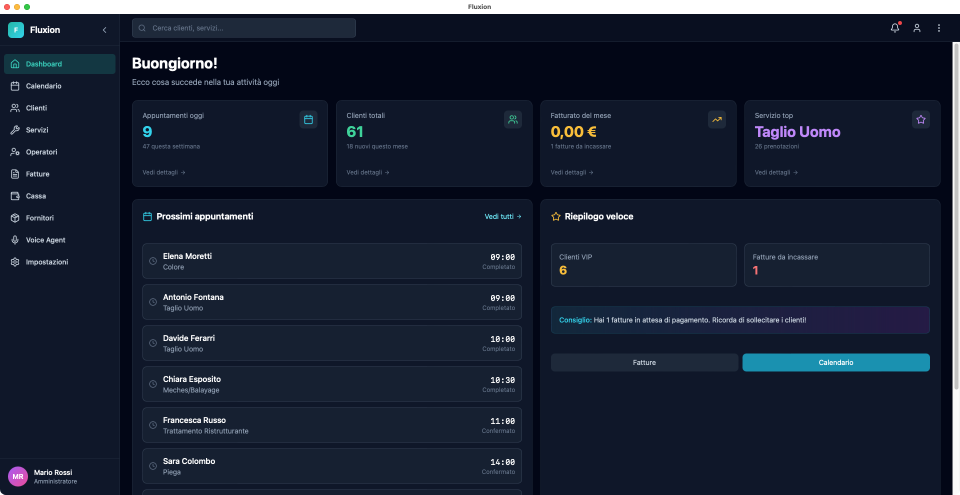
#> input picture landing/screenshots/01-dashboard.png, 1920 x 989 px (shown at 1/2 size)
$ python -i create-demo-video.py   (imports and definitions only)
#> lines starting #> are read from the running program, lines starting #| are printed output that depends on the picture
#!/usr/bin/env python3
"""
FLUXION Demo Video Creator — V4 "Lasciali a Bocca Aperta"
Pipeline SEMPLIFICATA: screenshot REALI statici + crossfade + voiceover Edge-TTS.

V4 rules (from V3 lessons):
  - ZERO card Pillow (all 15 scenes use REAL screenshots)
  - ZERO zoompan (static images, crossfade between clips)
  - ZERO ristorante (not our vertical)
  - Logo burned via Pillow on every frame
  - Single Edge-TTS voiceover per scene
  - Simple xfade dissolve transitions
  - H.264 High Profile YouTube-optimized output

Usage: python3 scripts/create-demo-video.py
"""

import asyncio
import json
import os
import subprocess
import sys
import tempfile
from pathlib import Path

# Paths
BASE = Path(__file__).resolve().parent.parent
SCREENSHOTS = BASE / "landing" / "screenshots"
LOGO = BASE / "landing" / "assets" / "logo.png"
OUTPUT = BASE / "landing" / "assets"
# [1 line not run here, left out]

# TTS config
VOICE = "it-IT-IsabellaNeural"
RATE = "-5%"

# Video config
CROSSFADE_DUR = 0.5  # seconds between scenes


# ============================================================
# V4 STORYBOARD — 15 scene, SOLO screenshot reali
# From: scripts/VIDEO_SCREENPLAY_V4.md
# ============================================================

SCENES = [
    # SCENA 1 — HOOK (dashboard sfocato leggero)
    {
        "id": "hook",
        "image": "01-dashboard.png",
        "blur": True,  # leggero blur per mood drammatico
        "text": (
            "Il telefono squilla. Hai le mani occupate. "
            "Non puoi rispondere. "
            "Quel cliente ha gia' chiamato qualcun altro."
        ),
        "chapter": "Il Problema",
        "padding": 1.0,
    },
    # SCENA 2 — AGITAZIONE (dashboard full sharp)
    {
        "id": "agitazione",
        "image": "01-dashboard.png",
        "text": (
            "Un cliente perso al giorno sono duecentocinquanta clienti all'anno. "
            "A trenta euro di media, sono settemilacinquecento euro buttati. "
            "E intanto, una receptionist ti costerebbe novecento euro al mese."
        ),
        "padding": 1.0,
    },
    # SCENA 3 — DASHBOARD
    {
        "id": "dashboard",
        "image": "01-dashboard.png",
        "text": (
            "Ecco FLUXION. Appena lo apri, la dashboard ti mostra tutto. "
            "Appuntamenti di oggi, clienti totali, fatturato del mese, "
            "e il servizio piu' richiesto. Tutto in un colpo d'occhio."
        ),
        "chapter": "La Dashboard",
        "padding": 0.8,
    },
    # SCENA 4 — CALENDARIO
    {
        "id": "calendario",
        "image": "02-calendario.png",
        "text": (
            "Il calendario. Vista settimanale, mensile, giornaliera. "
            "Per creare un appuntamento basta cliccare Nuovo Appuntamento. "
            "Scegli il cliente, il servizio, l'operatore, l'orario. "
            "Fatto. Due click."
        ),
        "chapter": "Il Calendario",
        "padding": 0.8,
    },
    # SCENA 5 — CLIENTI
    {
        "id": "clienti",
        "image": "03-clienti.png",
        "text": (
            "La rubrica clienti. Nome, telefono, email, punteggio fedelta'. "
            "Clicchi su un cliente e vedi tutto: "
            "lo storico visite, le preferenze, le note. "
            "Sai esattamente cosa ha fatto l'ultima volta."
        ),
        "chapter": "I Clienti",
        "padding": 0.8,
    },
    # SCENA 6 — SCHEDA PARRUCCHIERE
    {
        "id": "parrucchiere",
        "image": "13-scheda-parrucchiere.png",
        "text": (
            "Sei parrucchiere? Ogni cliente ha la sua scheda. "
            "Tipo di taglio, colore preferito, allergie ai prodotti. "
            "La prossima volta sai gia' cosa vuole. "
            "Sara risponde al telefono per te."
        ),
        "chapter": "Per il Tuo Settore",
        "padding": 0.8,
    },
    # SCENA 7 — SCHEDA VEICOLI
    {
        "id": "veicoli",
        "image": "14-scheda-veicoli.png",
        "text": (
            "Hai un'officina? La scheda veicolo tiene tutto: "
            "targa, chilometri, tagliandi, assicurazione. "
            "Sara prende l'appuntamento e salva il modello dell'auto. "
            "Tu non hai mosso un dito."
        ),
        "padding": 0.8,
    },
    # SCENA 8 — SCHEDA ODONTOIATRICA
    {
        "id": "odontoiatrica",
        "image": "15-scheda-odontoiatrica.png",
        "text": (
            "Studio medico? Anamnesi, allergie, piano terapeutico. "
            "Tutto nella scheda odontoiatrica. "
            "Il promemoria WhatsApp parte ventiquattro ore prima. "
            "La poltrona non resta vuota."
        ),
        "padding": 0.8,
    },
    # SCENA 9 — SARA VOICE
    {
        "id": "sara",
        "image": "08-voice.png",
        "text": (
            "E poi c'e' Sara. La tua receptionist che non va mai in ferie. "
            "Risponde al telefono ventiquattro ore su ventiquattro, "
            "in italiano perfetto. "
            "Capisce cosa vuole il cliente, prenota, "
            "e manda conferma WhatsApp. Tutto in automatico."
        ),
        "chapter": "Sara, la Tua Assistente",
        "padding": 1.0,
    },
    # SCENA 10 — SARA COSTO
    {
        "id": "sara_costo",
        "image": "08-voice.png",
        "text": (
            "Come avere una segretaria. "
            "Ma non costa novecento euro al mese. "
            "E' inclusa nella licenza FLUXION. Per sempre."
        ),
        "padding": 1.0,
    },
    # SCENA 11 — CASSA
    {
        "id": "cassa",
        "image": "07-cassa.png",
        "text": (
            "La cassa. A fine giornata sai esattamente quanto hai incassato. "
            "Contanti, carte, Satispay. Ogni transazione registrata."
        ),
        "chapter": "Cassa e Report",
        "padding": 0.6,
    },
    # SCENA 12 — ANALYTICS
    {
        "id": "analytics",
        "image": "10-analytics.png",
        "text": (
            "I report mensili. Fatturato, appuntamenti, top servizi, "
            "classifica operatori. "
            "Sai chi rende e dove investire."
        ),
        "padding": 0.6,
    },
    # SCENA 13 — SERVIZI
    {
        "id": "servizi",
        "image": "04-servizi.png",
        "text": (
            "Il listino servizi con prezzi e durate. "
            "Gli operatori con ruoli e specializzazioni. "
            "Tutto organizzato, tutto in italiano."
        ),
        "padding": 0.6,
    },
    # SCENA 14 — PREZZO
    {
        "id": "prezzo",
        "image": "01-dashboard.png",
        "text": (
            "Un gestionale in abbonamento ti costa seicento euro all'anno. "
            "In tre anni, milleottocento euro. E non sara' mai tuo. "
            "FLUXION costa quattrocentonovantasette euro. "
            "Una volta. Per sempre. Si ripaga in tre settimane."
        ),
        "chapter": "Il Prezzo",
        "padding": 1.0,
    },
    # SCENA 15 — CTA
    {
        "id": "cta",
        "image": "01-dashboard.png",
        "text": (
            "FLUXION. Paghi una volta, usi per sempre. "
            "Nessun abbonamento. Nessuna commissione. "
            "Trenta giorni soddisfatti o rimborsati."
        ),
        "chapter": "Inizia Ora",
        "padding": 1.5,
    },
]


# ============================================================
# PILLOW HELPERS — Solo logo burn (ZERO card generators)
# ============================================================

def burn_logo(img, logo_path, size=64, opacity=0.7):
    """Burn FLUXION logo onto a PIL Image (top-left). Returns modified image."""
    from PIL import Image
    if not os.path.exists(logo_path):
        return img

    logo = Image.open(logo_path).convert("RGBA")
    logo = logo.resize((size, size), Image.LANCZOS)

    if opacity < 1.0:
        alpha = logo.split()[3]
        alpha = alpha.point(lambda p: int(p * opacity))
        logo.putalpha(alpha)

    img_rgba = img.convert("RGBA")
    margin = 24
    img_rgba.paste(logo, (margin, margin), logo)
    return img_rgba.convert("RGB")


# [16 lines left out: function prepare_image, not called in this run]


# ============================================================
# TTS + FFMPEG
# ============================================================

# [11 lines not run here, left out]


# [113 lines left out: functions make_static_clip, format_srt_time, format_chapter_time, generate_srt, generate_youtube_metadata, not called in this run]


def create_thumbnail(logo_path, output_path):
    """YouTube thumbnail 1280x720 from dashboard screenshot."""
#> called with logo_path = '../landing/screenshots/01-dashboard.png', output_path = 'out.png'
    from PIL import Image, ImageDraw, ImageFont

    dashboard = SCREENSHOTS / "01-dashboard.png"
    if not dashboard.exists():
        return

    img = Image.open(str(dashboard)).convert("RGB")
    img = img.resize((1280, 720), Image.LANCZOS)
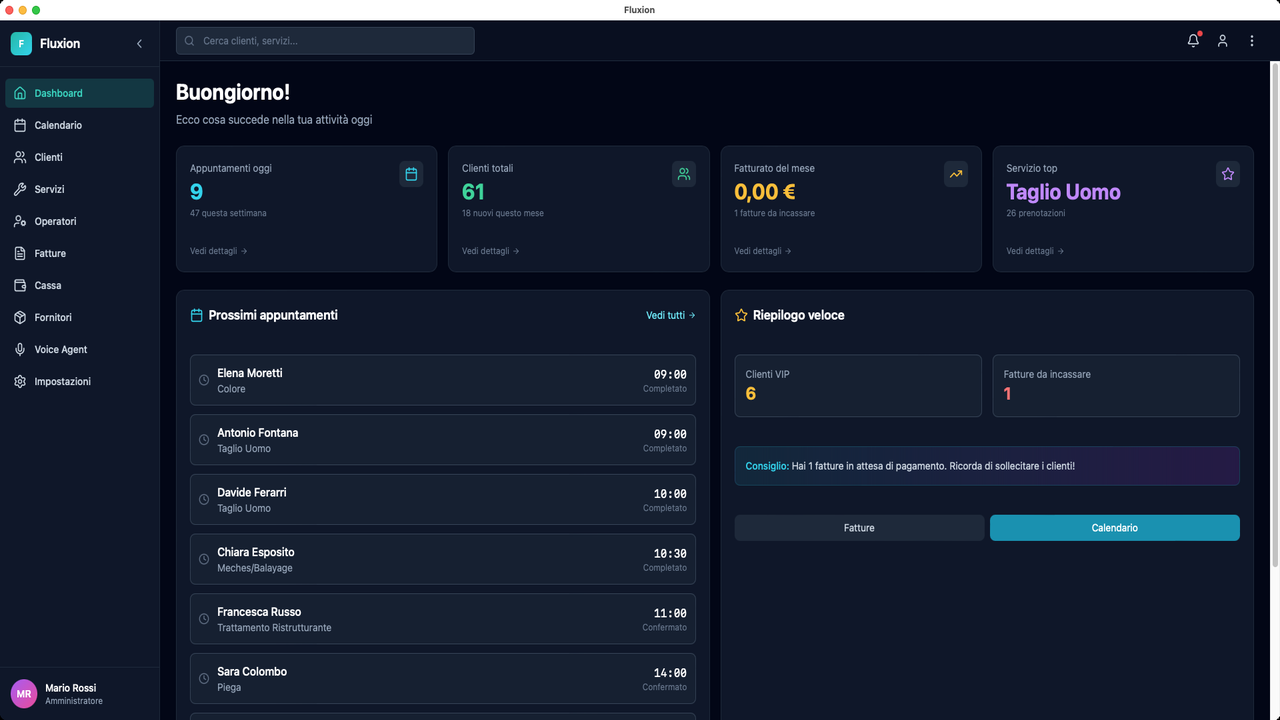
#> img: PIL image 1280x720 RGB; mean R, G, B 26.3, 34.7, 51.7

    # Dark gradient overlay bottom
    overlay = Image.new("RGBA", (1280, 250), (0, 0, 0, 200))
    img_rgba = img.convert("RGBA")
    img_rgba.paste(overlay, (0, 470), overlay)
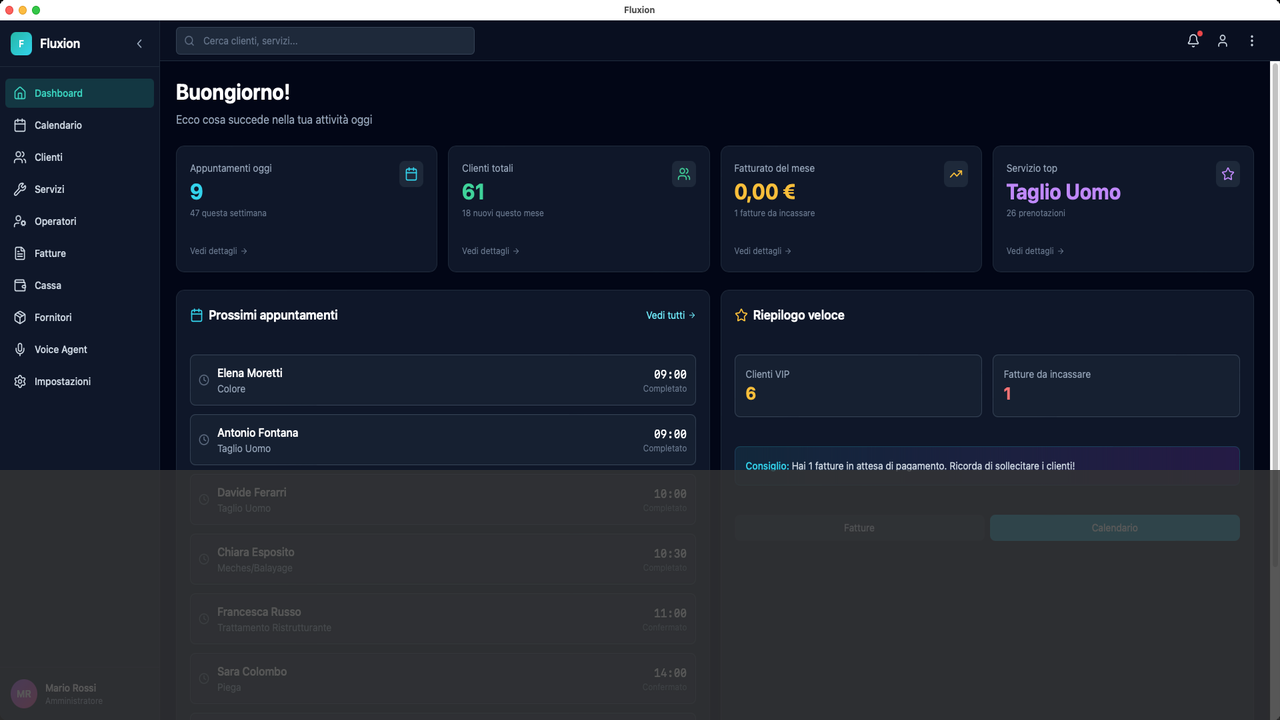
#> img_rgba: PIL image 1280x720 RGBA; mean R, G, B, A 20.2, 25.8, 38, 240.1; transparent parts drawn white
    img = img_rgba.convert("RGB")
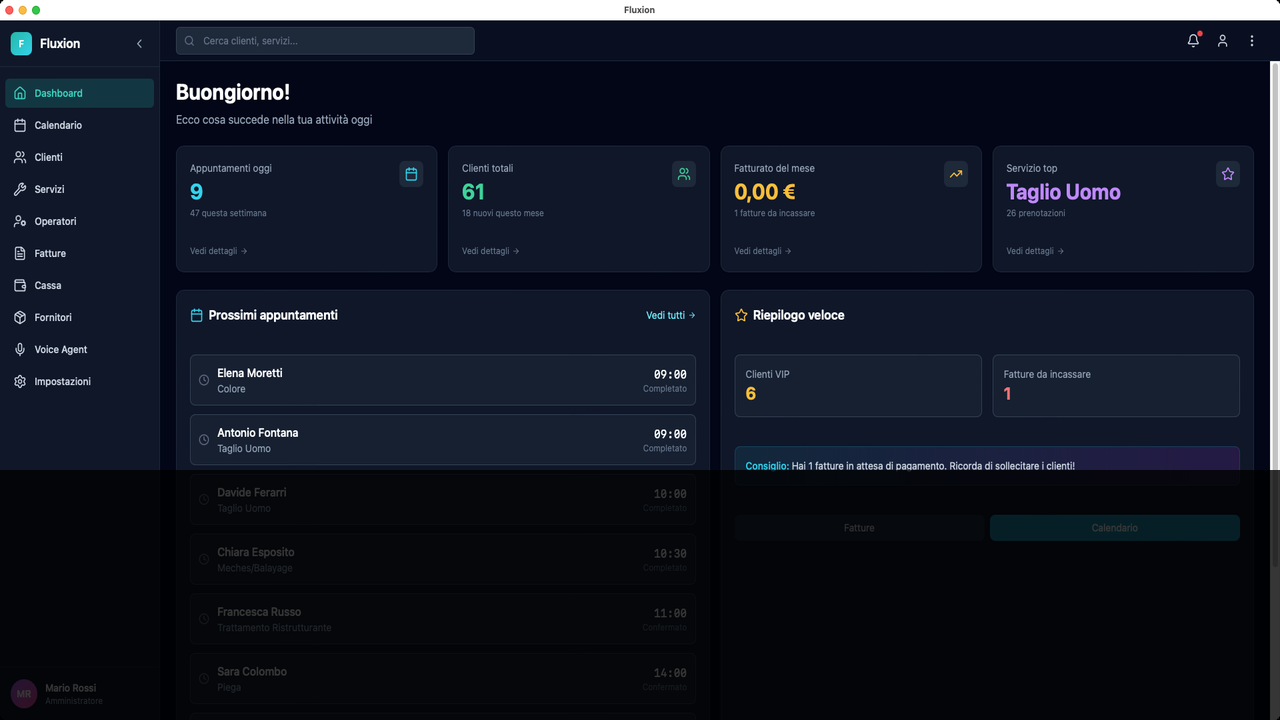
#> img: PIL image 1280x720 RGB; mean R, G, B 20.2, 25.8, 38
    draw = ImageDraw.Draw(img)

    def _font(size):
#> called with size = 64
        for fp in ["/System/Library/Fonts/Helvetica.ttc",
                   "/System/Library/Fonts/SFNSDisplay.ttf",
                   "/Library/Fonts/Arial.ttf"]:
            if os.path.exists(fp):
                return ImageFont.truetype(fp, size)
        return ImageFont.load_default()

    draw.text((640, 540), "FLUXION", fill=(255, 255, 255),
              font=_font(64), anchor="mm")
    draw.text((640, 600), "Il Gestionale per la Tua Attivit\u00e0 \u00b7 Da \u20ac497",
              fill=(6, 182, 212), font=_font(30), anchor="mm")
    draw.text((640, 650), "Parrucchieri \u00b7 Officine \u00b7 Cliniche \u00b7 Centri Estetici",
              fill=(148, 163, 184), font=_font(22), anchor="mm")

    # Play button center
    cx, cy = 640, 280
    r = 52
    draw.ellipse([(cx - r, cy - r), (cx + r, cy + r)],
                 fill=(6, 182, 212), outline=(255, 255, 255), width=3)
    draw.polygon([(cx - 16, cy - 24), (cx - 16, cy + 24), (cx + 22, cy)],
                 fill=(255, 255, 255))

    img = burn_logo(img, logo_path, size=60, opacity=0.9)
#> in burn_logo, logo is the input picture: PIL image 1920x989 RGBA; mean R, G, B, A 26.3, 34.7, 51.8, 255
#> in burn_logo, `logo = logo.resize((size, size), Image.LANCZOS)`:
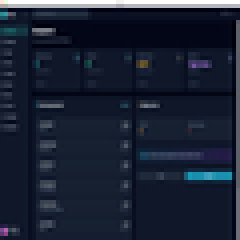
#> logo: PIL image 60x60 RGBA (shown 4 times larger); mean R, G, B, A 26, 34.3, 51.4, 255; transparent parts drawn white
#> in burn_logo, `alpha = logo.split()[3]`:
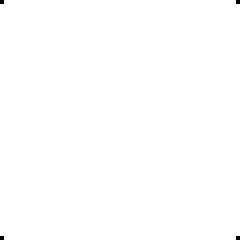
#> alpha: PIL image 60x60 L (shown 4 times larger); values 248 (black) and 255 (white), 99.9% white; black in thin lines or dots
#> in burn_logo, `alpha = alpha.point(lambda p: int(p * opacity))`: alpha: PIL image 60x60 L; values 223 (black) and 229 (white), 99.9% white; black in thin lines or dots
#> in burn_logo, `logo.putalpha(alpha)`:
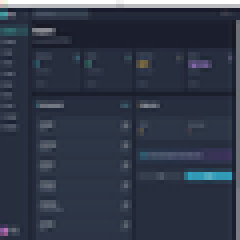
#> logo: PIL image 60x60 RGBA (shown 4 times larger); mean R, G, B, A 26, 34.3, 51.4, 229; transparent parts drawn white
    img.save(output_path, quality=95)


# ============================================================
# MAIN PIPELINE
# ============================================================

# [192 lines not run here, left out]

>>> result = create_thumbnail('../landing/screenshots/01-dashboard.png', 'out.png')
